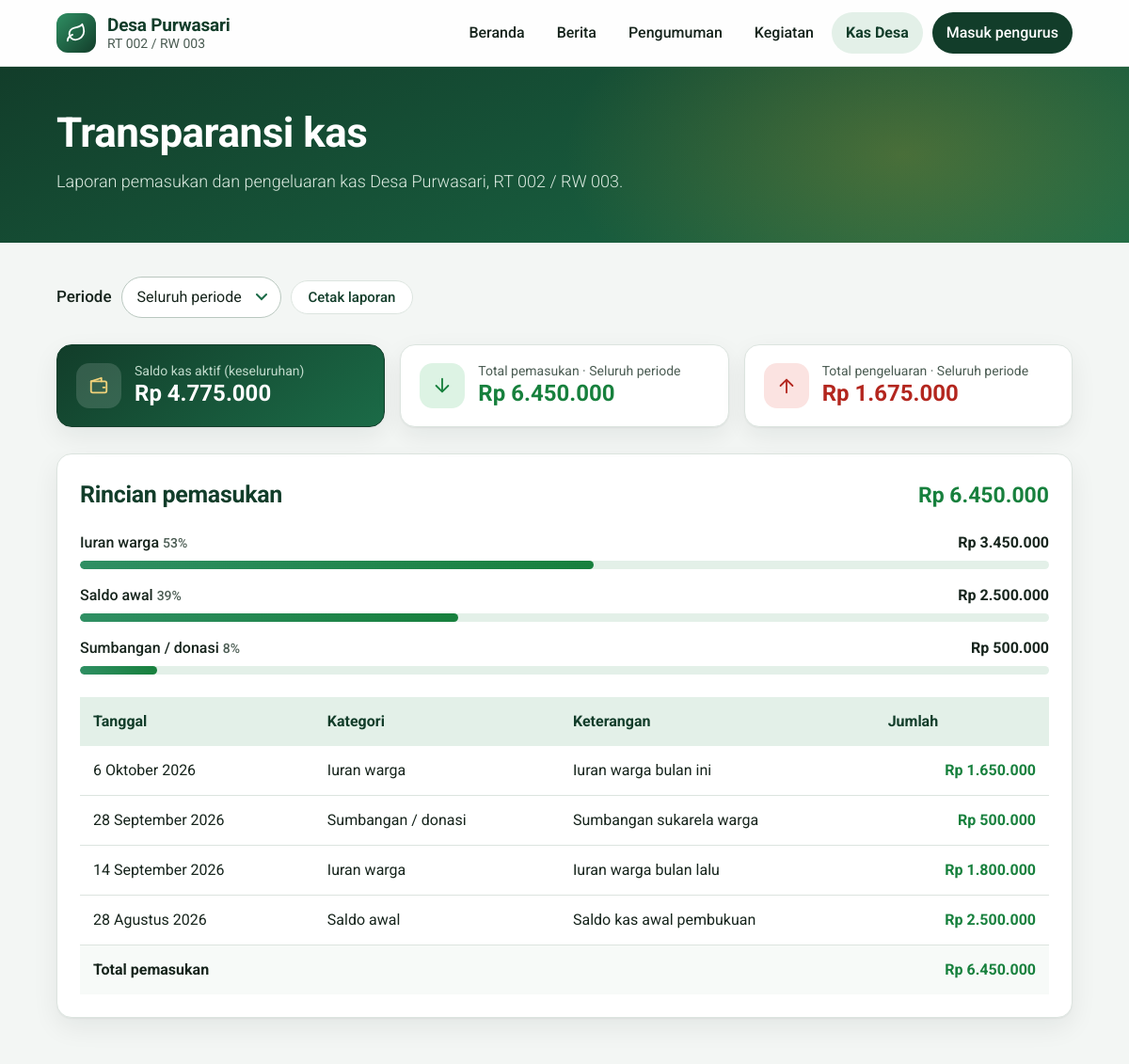
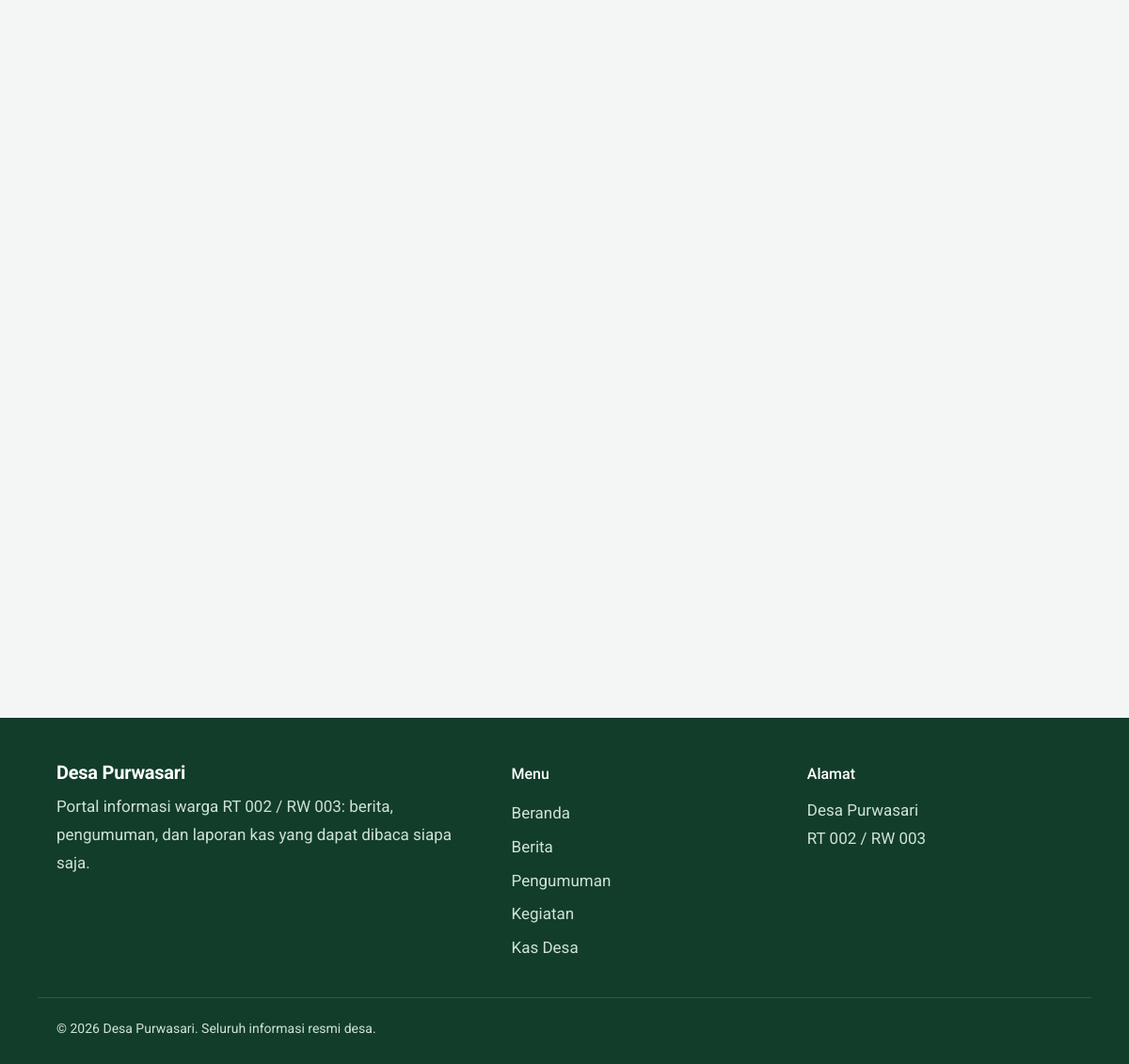
/kas.php, run on the app's committed database (2 pictures, top to bottom).
### tables this page shows
CREATE TABLE kas(
    id INTEGER PRIMARY KEY AUTOINCREMENT, jenis TEXT NOT NULL CHECK(jenis IN('masuk','keluar')),
    tanggal TEXT NOT NULL, kategori TEXT NOT NULL, keterangan TEXT NOT NULL,
    jumlah INTEGER NOT NULL CHECK(jumlah > 0), author_id INTEGER NOT NULL, created_at TEXT NOT NULL);

### kas.php (the view, shortened to what this page needs)
<?php
require __DIR__ . '/config.php';
$bulanList = $db->query("SELECT DISTINCT substr(tanggal,1,7) b FROM kas ORDER BY b DESC")->fetchAll(PDO::FETCH_COLUMN);
$ym = $_GET['bulan'] ?? ''; if (!in_array($ym, $bulanList, true)) $ym = '';
$periode = $ym ? bulan_label($ym) : 'Seluruh periode';
$saldo = kas_saldo($db);
$sections = ['masuk' => 'Rincian pemasukan', 'keluar' => 'Rincian pengeluaran'];
$tot = ['masuk' => kas_total($db, 'masuk', $ym ?: null), 'keluar' => kas_total($db, 'keluar', $ym ?: null)];
include __DIR__ . '/inc_head.php';
?>
<section class="pagehead"><div class="wrap">
  <h1>Transparansi kas</h1>
  <p>Laporan pemasukan dan pengeluaran kas <?= e(SITE_NAME) ?>, <?= e(SITE_ADDRESS) ?>.</p>
</div></section>
<main class="wrap pad">
  <form class="filter" method="get">
    <label for="bulan">Periode</label>
    <select name="bulan" id="bulan" onchange="this.form.submit()">
      <option value="">Seluruh periode</option>
    </select>
    <button type="button" class="btn small ghost-d" onclick="window.print()">Cetak laporan</button>
  </form>
  <div class="stats flat">
    <div class="stat saldo"><span class="ic"><?= icon('wallet') ?></span><div><small>Saldo kas aktif (keseluruhan)</small><b data-count="<?= $saldo ?>" data-rp="1"><?= rp($saldo) ?></b></div></div>
    <div class="stat in"><span class="ic"><?= icon('in') ?></span><div><small>Total pemasukan · <?= e($periode) ?></small><b data-count="<?= $tot['masuk'] ?>" data-rp="1"><?= rp($tot['masuk']) ?></b></div></div>
    <div class="stat out"><span class="ic"><?= icon('out') ?></span><div><small>Total pengeluaran · <?= e($periode) ?></small><b data-count="<?= $tot['keluar'] ?>" data-rp="1"><?= rp($tot['keluar']) ?></b></div></div>
  </div>
  <?php foreach ($sections as $j => $lbl):
      $w = $ym ? "AND substr(k.tanggal,1,7)=?" : ''; $a = $ym ? [$j, $ym] : [$j];
      $s = $db->prepare("SELECT k.kategori, SUM(k.jumlah) s FROM kas k WHERE k.jenis=? $w GROUP BY k.kategori ORDER BY s DESC"); $s->execute($a); $cats = $s->fetchAll();
      $s = $db->prepare("SELECT k.* FROM kas k WHERE k.jenis=? $w ORDER BY k.tanggal DESC,k.id DESC"); $s->execute($a); $rows = $s->fetchAll();
  ?>
  <section class="panel big <?= $j ?>">
    <div class="ph"><h2><?= $lbl ?></h2><span class="amt"><?= rp($tot[$j]) ?></span></div>
    <?php if (!$rows): ?><p class="empty">Belum ada data pada periode ini.</p><?php else: ?>
    <div class="bars">
      <?php foreach ($cats as $c): $pct = $tot[$j] ? round($c['s'] / $tot[$j] * 100) : 0; ?>
      <div class="bar-row"><div class="bar-top"><span><?= e($c['kategori']) ?> <small><?= $pct ?>%</small></span><b><?= rp($c['s']) ?></b></div><div class="bar"><i style="width:<?= $pct ?>%"></i></div></div>
      <?php endforeach; ?>
    </div>
    <div class="tbl-wrap"><table class="tbl">
      <thead><tr><th>Tanggal</th><th>Kategori</th><th>Keterangan</th><th class="r">Jumlah</th></tr></thead>
      <tbody>
      <?php foreach ($rows as $r): ?>
        <tr><td data-label="Tanggal"><?= tgl($r['tanggal']) ?></td><td data-label="Kategori"><?= e($r['kategori']) ?></td><td data-label="Keterangan"><?= e($r['keterangan']) ?></td><td data-label="Jumlah" class="r amt"><?= rp($r['jumlah']) ?></td></tr>
      <?php endforeach; ?>
      </tbody>
      <tfoot><tr><td colspan="3">Total <?= strtolower(substr($lbl, 8)) ?></td><td class="r amt"><?= rp($tot[$j]) ?></td></tr></tfoot>
    </table></div>
    <?php endif; ?>
  </section>
  <?php endforeach; ?>
</main>
<?php include __DIR__ . '/inc_foot.php'; ?>

### data on the page
kas: tanggal "6 Oktober 2026", kategori "Iuran warga", keterangan "Iuran warga bulan ini", jumlah "Rp 1.650.000"
kas: tanggal "28 September 2026", kategori "Sumbangan / donasi", keterangan "Sumbangan sukarela warga", jumlah "Rp 500.000"
kas: tanggal "14 September 2026", kategori "Iuran warga", keterangan "Iuran warga bulan lalu", jumlah "Rp 1.800.000"
kas: tanggal "28 Agustus 2026", kategori "Saldo awal", keterangan "Saldo kas awal pembukuan", jumlah "Rp 2.500.000"

### other printed values
SITE_NAME "Desa Purwasari"
SITE_ADDRESS "RT 002 / RW 003"
$periode "Seluruh periode"
$lbl "Rincian pemasukan"
rp($tot[$j]) "Rp 6.450.000"
$c['kategori'] "Iuran warga"
$pct "53"
rp($c['s']) "Rp 3.450.000"
$c['kategori'] "Saldo awal"
$pct "39"
rp($c['s']) "Rp 2.500.000"
$c['kategori'] "Sumbangan / donasi"
$pct "8"
rp($c['s']) "Rp 500.000"
substr($lbl, 8) "pemasukan"
